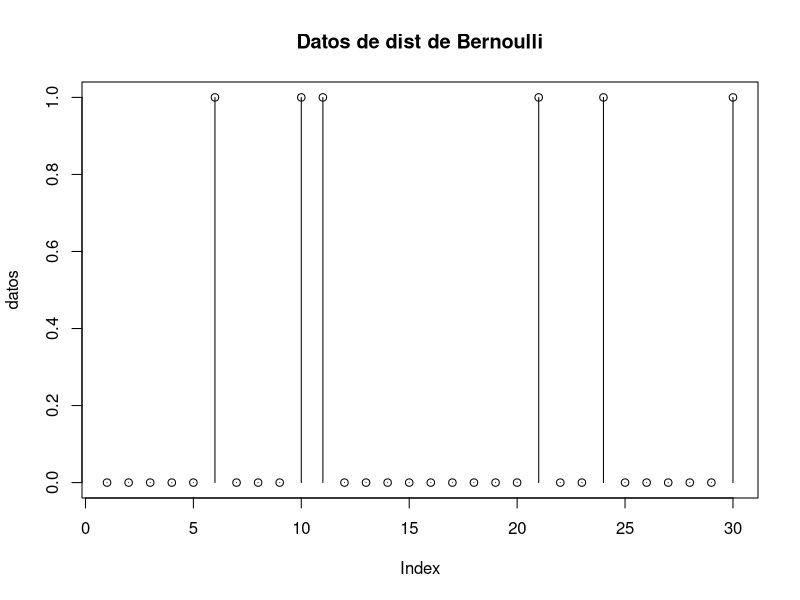
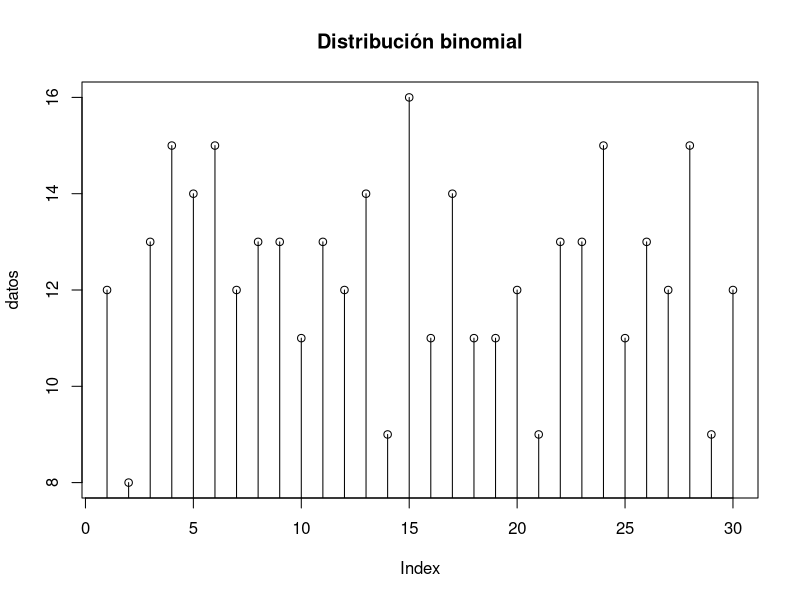
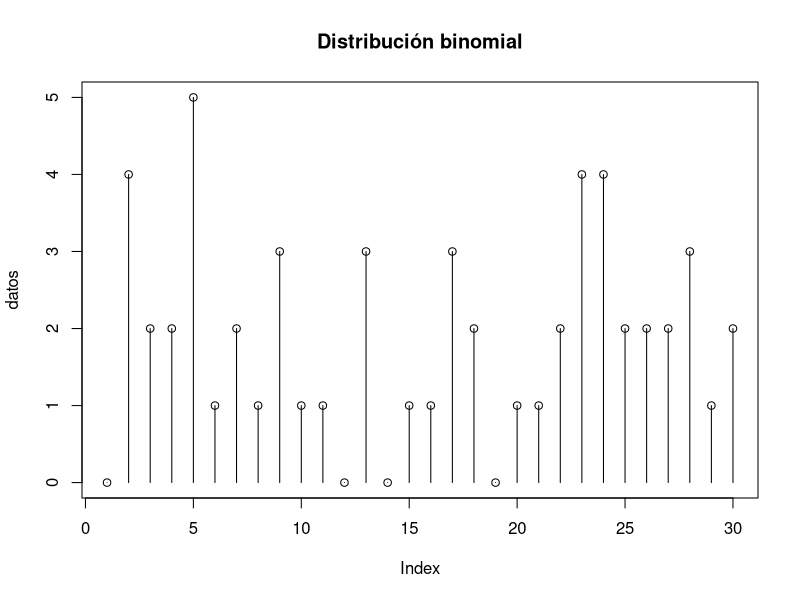
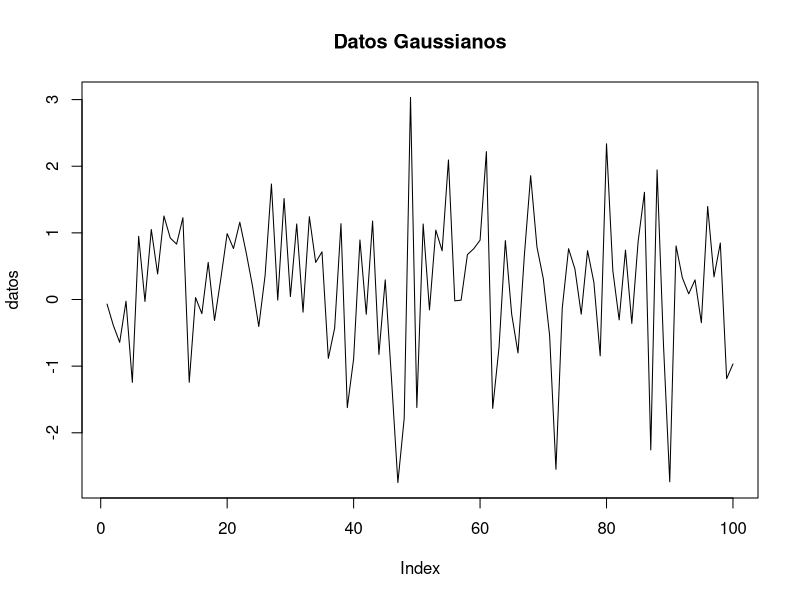

Here is the R script that generated these plots, in order:
## ---- chunk 1
knitr::opts_chunk$set(echo = TRUE)
## ---- chunk 2
# Sacamos una muestra de 30 datos Bernoulli y graficamos
datos <- rbinom(n=30, size=1, prob=0.3)
plot(datos, type="h", main="Datos de dist de Bernoulli")
points(datos)
## ---- chunk 3
datos <- rbinom(30, size=20, prob=0.6)
plot(datos, type="h", main= "Distribución binomial")
points(datos)
## ---- chunk 4
datos <- rbinom(30, size=20, prob=0.1)
plot(datos, type="h", main= "Distribución binomial")
points(datos)
## ---- chunk 5
datos <- rnorm(100,mean=0, sd=1)
plot(datos, type="l", main="Datos Gaussianos")
